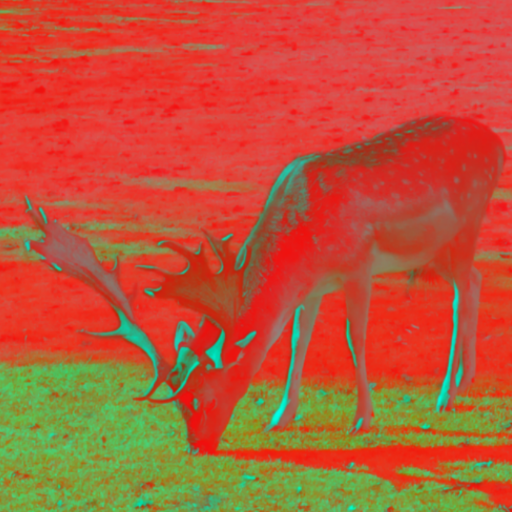
#> input picture codes/lab4/rgb_image_difference.png, 512 x 512 px
$ python 4.5.rgb_image_diff_mp_np.py rgb_image_difference.png rgb_image_difference.png 3
#> lines starting #> are read from the running program, lines starting #| are printed output that depends on the picture; long printed decimals are rounded
# rgb_image_diff_mp.py
import numpy as np
import multiprocessing as mp
import cv2
import sys
import time
# -------------------------------------------------
# 1. Read arguments
# -------------------------------------------------
if len(sys.argv) < 3:
    print("Usage: python rgb_image_diff_mp.py image1 image2 num_cpu")
    sys.exit()

img1_file = sys.argv[1]
img2_file = sys.argv[2]

if len(sys.argv) > 3:
    NUM_CPU = int(sys.argv[3])
else:
    NUM_CPU = mp.cpu_count()

print("\nRGB Image Difference using NumPy + multiprocessing")
print("Image1:", img1_file)
print("Image2:", img2_file)
print("CPU cores:", NUM_CPU)
# -------------------------------------------------
# 2. Load images in color
# -------------------------------------------------
img1 = cv2.imread(img1_file, cv2.IMREAD_COLOR)
#> img1 is the input picture: shape (512, 512, 3); mean B, G, R 55, 86.3, 188.6
img2 = cv2.imread(img2_file, cv2.IMREAD_COLOR)
if img1 is None or img2 is None:
    print("Error: cannot load images")
    sys.exit()
if img1.shape != img2.shape:
    print("Error: Images must have the same size")
    sys.exit()
HEIGHT, WIDTH, CHANNELS = img1.shape
#> HEIGHT = 512; WIDTH = 512; CHANNELS = 3
print("Image size:", WIDTH, "x", HEIGHT, "Channels:", CHANNELS)
#| Image size: 512 x 512 Channels: 3
# Convert to int16 to avoid overflow
img1 = img1.astype(np.int16)
img2 = img2.astype(np.int16)
# -------------------------------------------------
# 3. Worker function
# -------------------------------------------------
def diff_block(args):
    start, block1, block2 = args
    diff = np.abs(block1 - block2)
    return (start, diff)
# -------------------------------------------------
# 4. Split rows for multiprocessing
# -------------------------------------------------
chunk = HEIGHT // NUM_CPU
#> chunk = 170
tasks = []
for i in range(NUM_CPU):
    start = i * chunk
    end = (i + 1) * chunk if i < NUM_CPU - 1 else HEIGHT
    block1 = img1[start:end, :, :]
    block2 = img2[start:end, :, :]
    tasks.append((start, block1, block2))
#> this loop made 3 passes
#> pass 1, `block1 = img1[start:end, :, :]`:
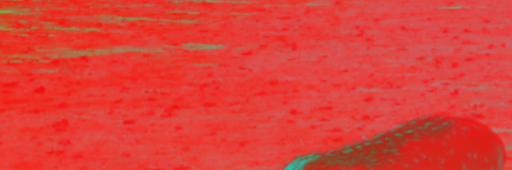
#> block1: shape (170, 512, 3) int16; mean B, G, R 56.2, 63.9, 221.8
#> pass 2, `block1 = img1[start:end, :, :]`:
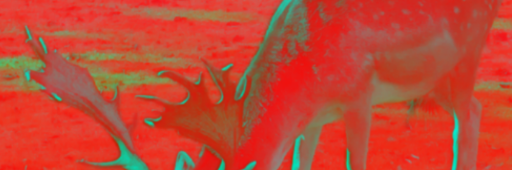
#> block1: shape (170, 512, 3) int16; mean B, G, R 51.4, 71.1, 194
#> pass 3, `block1 = img1[start:end, :, :]`:
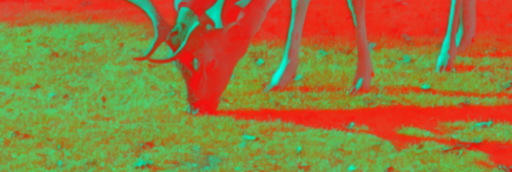
#> block1: shape (172, 512, 3) int16; mean B, G, R 57.3, 123.3, 150.3
#> after the loop, tasks = 3 items
# -------------------------------------------------
# 5. Parallel computation
# -------------------------------------------------
t0 = time.perf_counter()
with mp.Pool(NUM_CPU) as pool:
    results = pool.map(diff_block, tasks)
#> in diff_block, `diff = np.abs(block1 - block2)`: diff: shape (170, 512, 3) int16; every value is 0
#> in diff_block (call 3), `diff = np.abs(block1 - block2)`: diff: shape (172, 512, 3) int16; every value is 0
#> results = 3 items
# -------------------------------------------------
# 6. Assemble result image
# -------------------------------------------------
diff_img = np.zeros_like(img1)
for start, block in results:
    diff_img[start:start + block.shape[0], :, :] = block
#> this loop made 3 passes
#> start on passes 1 to 3: 0, 170, 340
#> diff_img: shape (512, 512, 3) int16; every value is 0
t1 = time.perf_counter()
elapsed = t1 - t0
print("Processing time:", elapsed, "seconds")
# -------------------------------------------------
# 7. Estimate performance in GFLOPs
# -------------------------------------------------
# For each pixel and channel:
# block1 - block2  -> 1 subtraction
# abs(...)         -> 1 operation
# --------------------------------
flops_per_element = 2
total_elements = HEIGHT * WIDTH * CHANNELS
#> total_elements = 786432
total_flops = total_elements * flops_per_element
#> total_flops = 1572864
gflops = total_flops / elapsed / 1e9
#> gflops = 0.232
print("Estimated performance:", gflops, "GFLOPs")
#| Estimated performance: 0.2316 GFLOPs
# -------------------------------------------------
# 8. Save output image
# -------------------------------------------------
diff_img = np.clip(diff_img, 0, 255).astype(np.uint8)
#> diff_img: shape (512, 512, 3); every value is 0
output_file = "rgb_image_difference.png"
cv2.imwrite(output_file, diff_img)
print("Output saved:", output_file)
